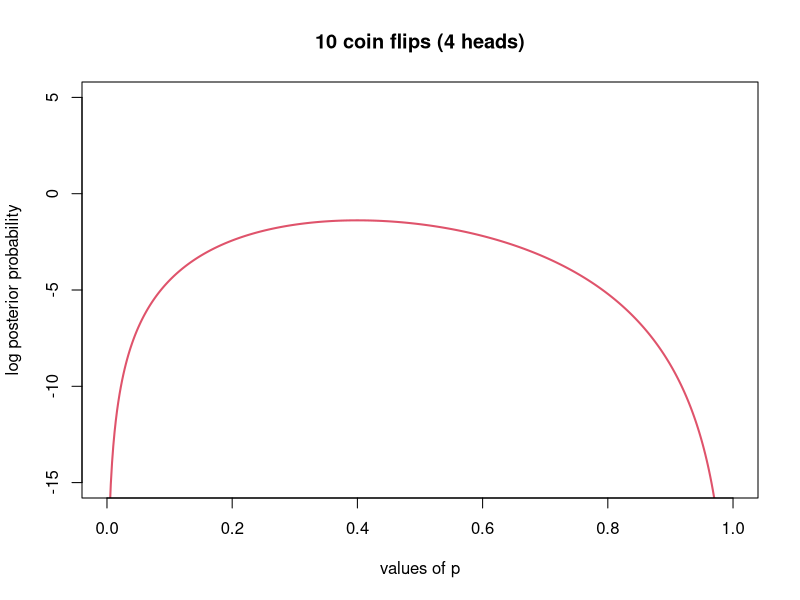
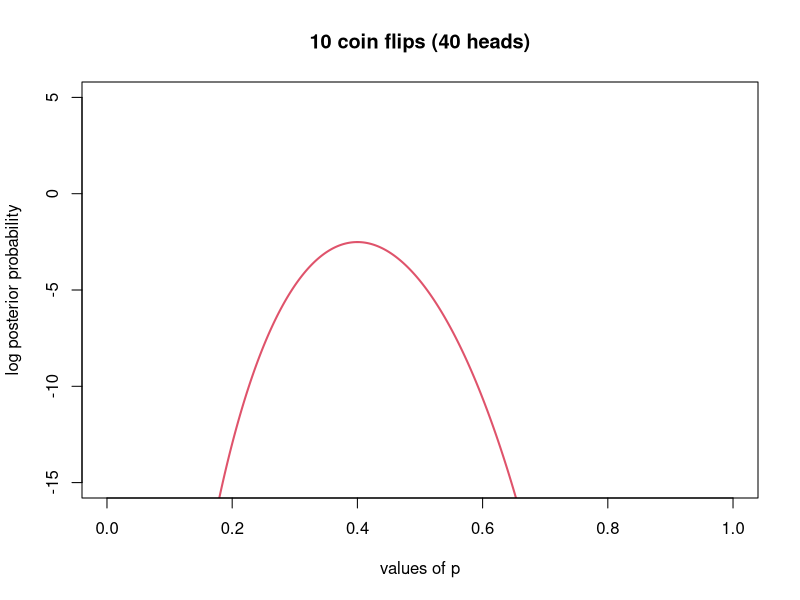

Write R code to recreate these figures, in order.
## ---- chunk 1
dbinom(x=4,size=10,prob=0.5)
## ---- chunk 2
p.posterior = (dbinom(x=4,size=10,prob=0.5)*0.0001)
p.posterior
## ---- chunk 3
p.posterior = (dbinom(x=4,size=10,prob=0.5)*0.75)
p.posterior
## ---- chunk 4
## this function calculates the log likelihood of the flip data
	lnL.foo <- function(flips,n,p){
		lnL <- sum(dbinom(flips,n,p,log=TRUE))
		return(lnL)
	}

#set the number of flips that give heads
flips1 <- 4

#make a grid of possible values of p
p.seq <- seq(1e-4,1-1e-4,length.out=500)

#calculate-likelihoods for the grid of p
	lnL1 <- sapply(p.seq,function(p){lnL.foo(flips1,n=10,p=p)})
	
#set a prior as if we are aliens
	pr <- dunif(p.seq,log=TRUE)

#calculate the log posterior probability
	ps <- lnL1 + pr
	
#plot the data
plot(p.seq,ps,ylim=c(-15,5),type='l',col=2,lwd=2,ylab="log posterior probability",xlab="values of p",
	 	main=sprintf("10 coin flips (%s heads)",flips1))
	
## ---- chunk 5
#editted code goes here.	

#set the number of flips that give heads
flips1 <- 40

#make a grid of possible values of p
p.seq <- seq(1e-4,1-1e-4,length.out=500)

#calculate-likelihoods for the grid of p
	lnL1 <- sapply(p.seq,function(p){lnL.foo(flips1,n=100,p=p)})
	
#set a prior as if we are aliens
	pr <- dunif(p.seq,log=TRUE)

#calculate the log posterior probability
	ps <- lnL1 + pr
	
#plot the data
plot(p.seq,ps,ylim=c(-15,5),type='l',col=2,lwd=2,ylab="log posterior probability",xlab="values of p",
	 	main=sprintf("10 coin flips (%s heads)",flips1))
	
	
